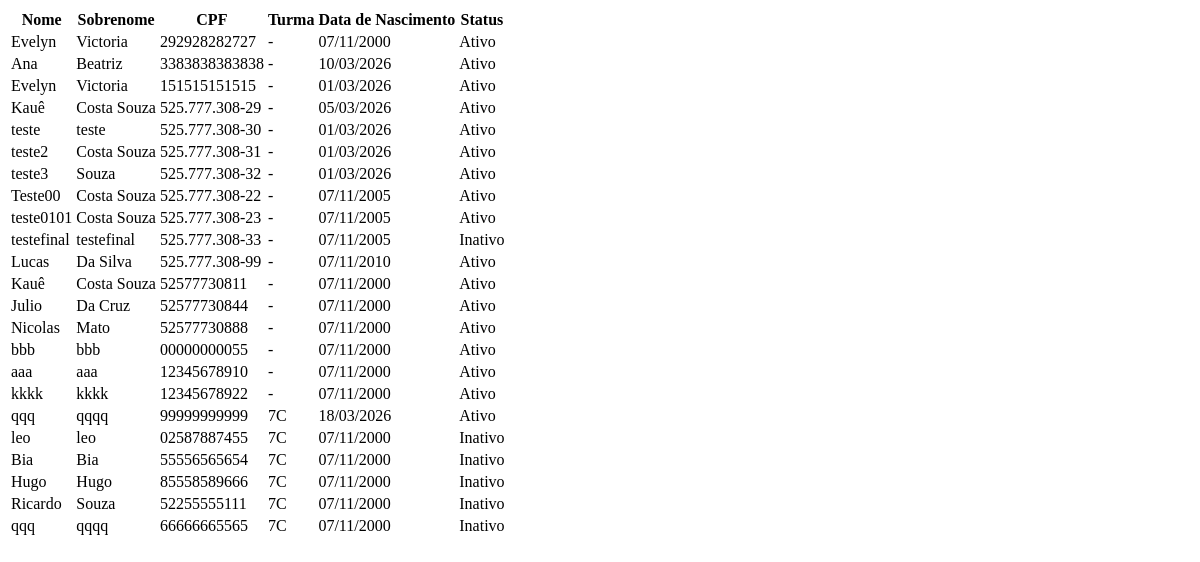
Page /alunos/lista/ on the earlier database version.
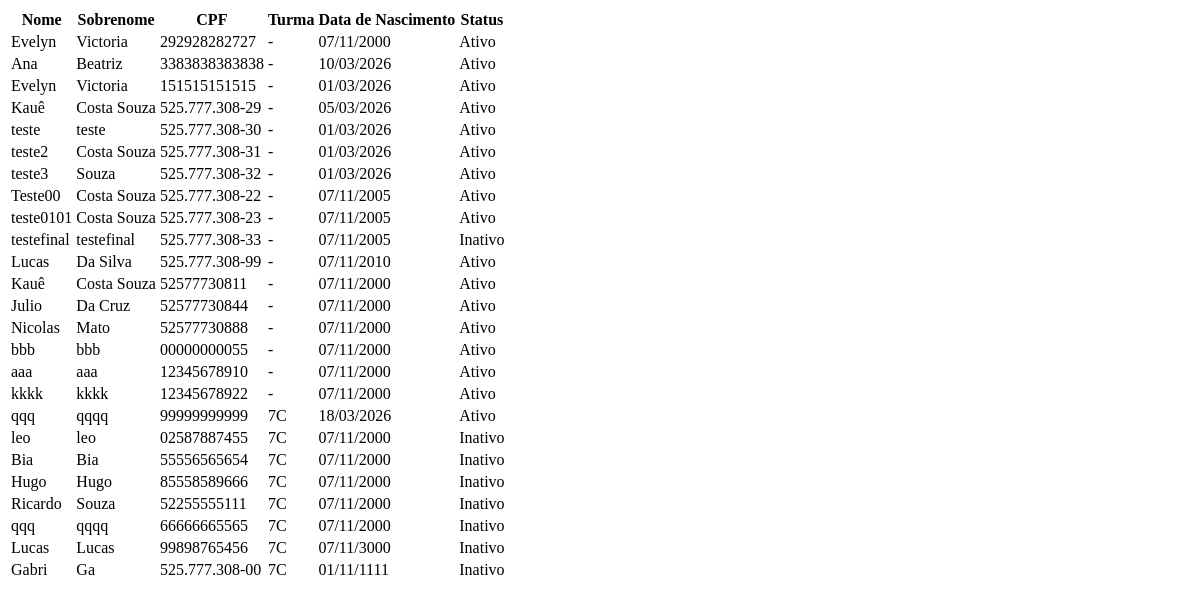
Same page on the later database version.
### app/models.py (models this page shows, shortened)
class Aluno(db.Model):
    id = db.Column(db.Integer, primary_key=True)
    nome = db.Column(db.String, nullable=True)
    sobrenome = db.Column(db.String, nullable=True)
    cpf = db.Column(db.String(14), unique=True, nullable=False)
    nascimento = db.Column(db.Date, nullable=False)
    status = db.Column(db.Boolean, default=True)
    created_at = db.Column(db.DateTime, default=db.func.current_timestamp())
    matricula = db.Column(db.String(20), nullable=True)
    data_matricula = db.Column(db.Date, nullable=True)
    tipo_sanguineo = db.Column(db.Enum(TipoSanguineo), nullable=True)
    responsaveis = db.relationship(
        "Responsavel",
        secondary=responsavel_aluno,
        back_populates="alunos"
    )
    turma_id = db.Column(db.Integer, db.ForeignKey('turmas.id', name='fk_aluno_turma'), nullable=True)
    logradouro_id = db.Column(db.Integer, db.ForeignKey('logradouros.id', name='fk_aluno_logradouro'), nullable=True)
    logradouro = db.relationship('Logradouro')
    __table_args__ = (
        db.UniqueConstraint('matricula', name='uq_aluno_matricula'),
    )

class Turmas(db.Model):
    id = db.Column(db.Integer, primary_key=True)
    nome = db.Column(db.String(100), nullable=False)
    descricao = db.Column(db.Text)
    ano = db.Column(db.Integer, nullable=False)
    dataInicio = db.Column(db.Date, nullable=False)
    dataFinal = db.Column(db.Date)
    periodo = db.Column(db.String(50))
    alunos = db.relationship('Aluno', backref='turma', lazy=True)

### app/routes.py (the view)
@app.route('/alunos/lista/')
def lista_alunos():
    turma_id = request.args.get('turma_id')
    if turma_id:
        alunos = Aluno.query.filter_by(turma_id=turma_id).all()
    else:
        alunos = Aluno.query.all()
    return render_template('partials/aluno_lista.html', alunos=alunos)

### app/templates/partials/aluno_lista.html
<table >
    <thead>
        <tr>
            <th>Nome</th>
            <th>Sobrenome</th>
            <th>CPF</th>
            <th>Turma</th>
            <th>Data de Nascimento</th>
            <th>Status</th>
        </tr>
    </thead>
    <tbody>
        {% for aluno in alunos %}
            <tr>
                <td>{{ aluno.nome }}</td>
                <td>{{ aluno.sobrenome }}</td>
                <td>{{ aluno.cpf }}</td>
                <td>{{ aluno.turma.nome if aluno.turma else '-' }}</td>
                <td>{{ aluno.nascimento.strftime('%d/%m/%Y') if aluno.nascimento else '-' }}</td>
                <td>{{ 'Ativo' if aluno.status else 'Inativo' }}</td>
            </tr>
        {% endfor %}
    </tbody>
</table>

Differences in the rows shown:
added Aluno: nome "Lucas", sobrenome "Lucas", cpf "99898765456", turma "7C", nascimento "07/11/3000", status "Inativo"
added Aluno: nome "Gabri", sobrenome "Ga", cpf "525.777.308-00", turma "7C", nascimento "01/11/1111", status "Inativo"
